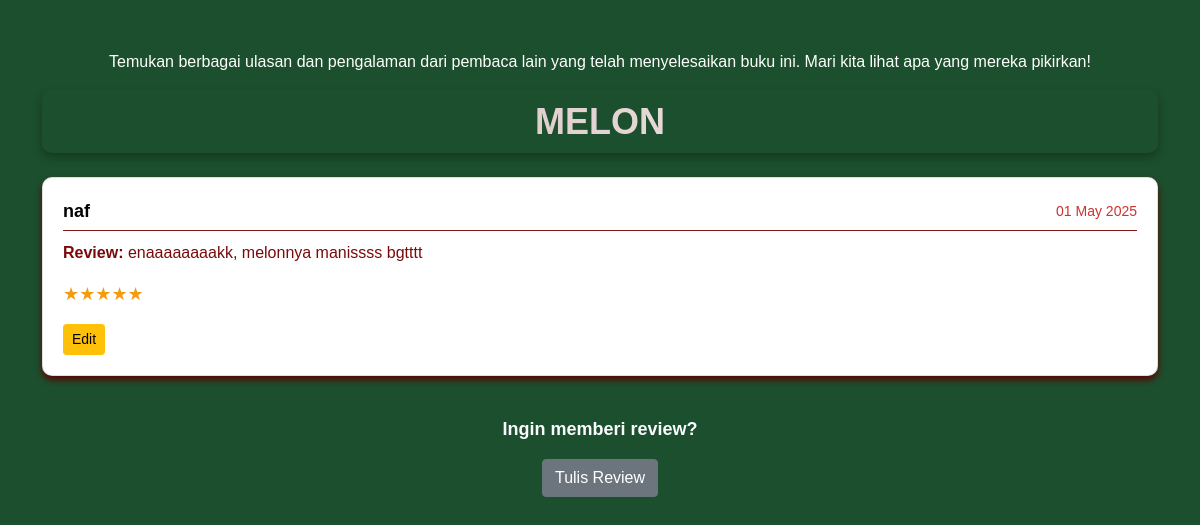
Screenshot of /review.php?id_book=book_4ceffa7f-30db-11f0-b74f-7cd30a82ec7f with the database file from the repository.
### tables this page shows
CREATE TABLE `crud_041_book_reviews` (
  `id` int(11) NOT NULL,
  `name` varchar(100) NOT NULL,
  `review` text NOT NULL,
  `rating` int(11) DEFAULT NULL CHECK (`rating` between 1 and 5),
  `date` date NOT NULL,
  `book_id` varchar(255) NOT NULL,
  `username` varchar(50) NOT NULL,
  `password` varchar(255) NOT NULL
);

### Review.php (the view, shortened to what this page needs)
<?php
include 'database/db.php';
$id_book = $_GET['id_book'];
$queryBook = "SELECT * FROM crud_041_book WHERE id_book = ?";
$stmt = $conn->prepare($queryBook);
$stmt->bind_param("s", $id_book);
$stmt->execute();
$resultBook = $stmt->get_result();
$book = $resultBook->fetch_assoc();
$queryReview = "SELECT id, name, review, rating, date FROM crud_041_book_reviews WHERE book_id = ? ORDER BY date DESC";
$stmtReview = $conn->prepare($queryReview);
$stmtReview->bind_param("s", $id_book);
$stmtReview->execute();
$resultReview = $stmtReview->get_result();
?>
<!DOCTYPE html>
<html lang="en">
<head>
    <link href="https://cdn.jsdelivr.net/npm/bootstrap@5.0.2/dist/css/bootstrap.min.css" rel="stylesheet">
</head>
<body>
    <div class="container">
        <p style="color: #ffffff; text-align: center;">Temukan berbagai ulasan dan pengalaman dari pembaca lain yang telah menyelesaikan buku ini. Mari kita lihat apa yang mereka pikirkan!</p>
        <h3 id="bookTitle"><?= htmlspecialchars($book['title']) ?></h3>
        <div class="mt-4">
            <?php if ($resultReview->num_rows > 0): ?>
                <?php while ($review = $resultReview->fetch_assoc()): ?>
                    <div class="card mb-3">
                        <div class="card-body">
                            <div class="review-header">
                                <div class="review-name"><?= htmlspecialchars($review['name']) ?></div>
                                <div class="review-date"><?= date('d M Y', strtotime($review['date'])) ?></div>
                            </div>
                            <p class="review-text"><strong>Review:</strong> <?= nl2br(htmlspecialchars($review['review'])) ?></p>
                            <p class="review-rating"><?= str_repeat("★", $review['rating']) . str_repeat("☆", 5 - $review['rating']) ?></p>
                            <div class="review-actions">
                                <a href="form.php?id=<?= urlencode($review['id']) ?>&id_book=<?= urlencode($id_book) ?>" class="btn btn-warning btn-sm">Edit</a>
                            </div>
                        </div>
                    </div>
                <?php endwhile; ?>
            <?php else: ?>
                <p class="text-white text-center">Belum ada review untuk buku ini.</p>
            <?php endif; ?>
        </div>
        <div class="btn-back">
            <p>Ingin memberi review?</p>
            <a href="form.php?id_book=<?= urlencode($id_book) ?>" class="btn btn-secondary">Tulis Review</a>
        </div>
    </div>
</body>
</html>

### Review.php (style rules this page uses)
body { background-color: rgb(28, 79, 45); font-family: 'Arial', sans-serif; }
.container { margin-top: 50px; }
.card { border-radius: 10px; box-shadow: 0 4px 6px rgb(86, 6, 6); }
.card-body { padding: 20px; }
.review-header { display: flex; justify-content: space-between; align-items: center; border-bottom: 1px solid #831717; padding-bottom: 5px; }
.review-name { font-size: 18px; font-weight: bold; color: #000; }
.review-date { font-size: 14px; color: #cf3030; }
.review-text { font-size: 16px; margin-top: 10px; color: #7a0a0a; }
.review-rating { font-size: 18px; color: #f39c12; }
#bookTitle { font-size: 36px; font-weight: bold; text-transform: uppercase; color: transparent; background: linear-gradient(45deg, #ceacacf7, #ffffff); -webkit-background-clip: text; text-align: center; padding: 10px 0; box-shadow: 0 4px 10px rgba(0, 0, 0, 0.3); border-radius: 10px; }
.btn-back { text-align: center; margin-top: 40px; }
.btn-back a { color: #fff; }
.btn-back p { font-size: 18px; color: #fafcff; font-weight: 600; }

### rows the page displays
crud_041_book_reviews: name "naf", date "01 May 2025", review "enaaaaaaaakk, melonnya manissss bgtttt", rating "★★★★★"
